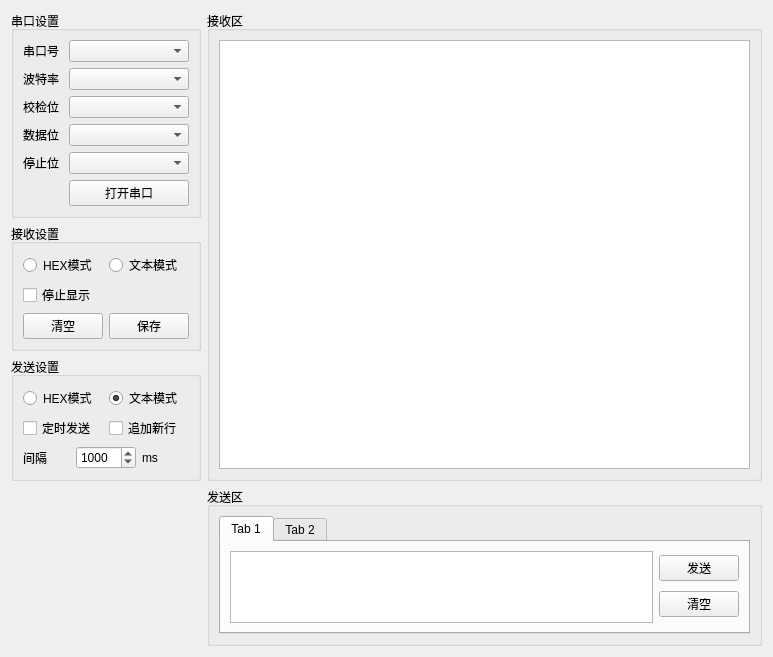
<?xml version="1.0" encoding="UTF-8"?>
<ui version="4.0">
 <class>serial_tool</class>
 <widget class="QWidget" name="serial_tool">
  <property name="geometry">
   <rect>
    <x>0</x>
    <y>0</y>
    <width>773</width>
    <height>597</height>
   </rect>
  </property>
  <property name="windowTitle">
   <string>Form</string>
  </property>
  <property name="locale">
   <locale language="Chinese" country="China"/>
  </property>
  <layout class="QFormLayout" name="formLayout">
   <item row="0" column="0">
    <layout class="QVBoxLayout" name="verticalLayout_6">
     <item>
      <widget class="QGroupBox" name="groupBox_2">
       <property name="title">
        <string>串口设置</string>
       </property>
       <layout class="QVBoxLayout" name="verticalLayout_4">
        <item>
         <layout class="QFormLayout" name="formLayout_3">
          <item row="0" column="0">
           <widget class="QLabel" name="label">
            <property name="font">
             <font>
              <kerning>true</kerning>
             </font>
            </property>
            <property name="text">
             <string>串口号</string>
            </property>
           </widget>
          </item>
          <item row="0" column="1">
           <widget class="QComboBox" name="comBox"/>
          </item>
          <item row="1" column="0">
           <widget class="QLabel" name="label_2">
            <property name="font">
             <font>
              <kerning>true</kerning>
             </font>
            </property>
            <property name="text">
             <string>波特率</string>
            </property>
           </widget>
          </item>
          <item row="1" column="1">
           <widget class="QComboBox" name="baudBox"/>
          </item>
          <item row="2" column="0">
           <widget class="QLabel" name="label_3">
            <property name="font">
             <font>
              <kerning>true</kerning>
             </font>
            </property>
            <property name="text">
             <string>校检位</string>
            </property>
           </widget>
          </item>
          <item row="2" column="1">
           <widget class="QComboBox" name="xcheckBox"/>
          </item>
          <item row="3" column="0">
           <widget class="QLabel" name="label_4">
            <property name="font">
             <font>
              <kerning>true</kerning>
             </font>
            </property>
            <property name="text">
             <string>数据位</string>
            </property>
           </widget>
          </item>
          <item row="3" column="1">
           <widget class="QComboBox" name="dataBox"/>
          </item>
          <item row="4" column="0">
           <widget class="QLabel" name="label_5">
            <property name="font">
             <font>
              <kerning>true</kerning>
             </font>
            </property>
            <property name="text">
             <string>停止位</string>
            </property>
           </widget>
          </item>
          <item row="4" column="1">
           <widget class="QComboBox" name="stopBox"/>
          </item>
          <item row="5" column="0">
           <spacer name="horizontalSpacer">
            <property name="orientation">
             <enum>Qt::Horizontal</enum>
            </property>
            <property name="sizeHint" stdset="0">
             <size>
              <width>40</width>
              <height>20</height>
             </size>
            </property>
           </spacer>
          </item>
          <item row="5" column="1">
           <widget class="QPushButton" name="openButton">
            <property name="text">
             <string>打开串口</string>
            </property>
           </widget>
          </item>
         </layout>
        </item>
       </layout>
      </widget>
     </item>
     <item>
      <spacer name="verticalSpacer">
       <property name="orientation">
        <enum>Qt::Vertical</enum>
       </property>
       <property name="sizeHint" stdset="0">
        <size>
         <width>20</width>
         <height>100</height>
        </size>
       </property>
      </spacer>
     </item>
     <item>
      <widget class="QGroupBox" name="groupBox">
       <property name="title">
        <string>接收设置</string>
       </property>
       <layout class="QVBoxLayout" name="verticalLayout_5">
        <item>
         <layout class="QFormLayout" name="formLayout_2">
          <item row="1" column="0">
           <widget class="QCheckBox" name="stop_show_checkBox">
            <property name="text">
             <string>停止显示</string>
            </property>
           </widget>
          </item>
          <item row="2" column="0">
           <widget class="QPushButton" name="rev_clear_Button">
            <property name="text">
             <string>清空</string>
            </property>
           </widget>
          </item>
          <item row="2" column="1">
           <widget class="QPushButton" name="save_Button">
            <property name="text">
             <string>保存</string>
            </property>
           </widget>
          </item>
          <item row="0" column="0">
           <widget class="QRadioButton" name="radio_rev_hex">
            <property name="text">
             <string>HEX模式</string>
            </property>
           </widget>
          </item>
          <item row="0" column="1">
           <widget class="QRadioButton" name="radio_rev_text">
            <property name="text">
             <string>文本模式</string>
            </property>
           </widget>
          </item>
         </layout>
        </item>
       </layout>
      </widget>
     </item>
     <item>
      <spacer name="verticalSpacer_3">
       <property name="orientation">
        <enum>Qt::Vertical</enum>
       </property>
       <property name="sizeHint" stdset="0">
        <size>
         <width>20</width>
         <height>100</height>
        </size>
       </property>
      </spacer>
     </item>
     <item>
      <spacer name="verticalSpacer_2">
       <property name="orientation">
        <enum>Qt::Vertical</enum>
       </property>
       <property name="sizeHint" stdset="0">
        <size>
         <width>20</width>
         <height>100</height>
        </size>
       </property>
      </spacer>
     </item>
     <item>
      <widget class="QGroupBox" name="groupBox_3">
       <property name="title">
        <string>发送设置</string>
       </property>
       <layout class="QVBoxLayout" name="verticalLayout_7">
        <item>
         <layout class="QVBoxLayout" name="verticalLayout_8">
          <item>
           <layout class="QHBoxLayout" name="horizontalLayout_18">
            <item>
             <widget class="QRadioButton" name="radio_send_hex">
              <property name="text">
               <string>HEX模式</string>
              </property>
             </widget>
            </item>
            <item>
             <widget class="QRadioButton" name="radio_send_text">
              <property name="text">
               <string>文本模式</string>
              </property>
              <property name="checked">
               <bool>true</bool>
              </property>
              <property name="autoRepeat">
               <bool>false</bool>
              </property>
             </widget>
            </item>
           </layout>
          </item>
          <item>
           <layout class="QHBoxLayout" name="horizontalLayout_10">
            <item>
             <widget class="QCheckBox" name="chb_timer_send">
              <property name="text">
               <string>定时发送</string>
              </property>
             </widget>
            </item>
            <item>
             <widget class="QCheckBox" name="qcheckBox_newline">
              <property name="text">
               <string>追加新行</string>
              </property>
             </widget>
            </item>
           </layout>
          </item>
          <item>
           <layout class="QHBoxLayout" name="horizontalLayout_19">
            <item>
             <widget class="QLabel" name="label_14">
              <property name="text">
               <string>间隔</string>
              </property>
             </widget>
            </item>
            <item>
             <widget class="QSpinBox" name="sb_timer_send">
              <property name="minimumSize">
               <size>
                <width>60</width>
                <height>0</height>
               </size>
              </property>
              <property name="minimum">
               <number>100</number>
              </property>
              <property name="maximum">
               <number>2000</number>
              </property>
              <property name="singleStep">
               <number>10</number>
              </property>
              <property name="value">
               <number>1000</number>
              </property>
             </widget>
            </item>
            <item>
             <widget class="QLabel" name="label_12">
              <property name="text">
               <string>ms</string>
              </property>
             </widget>
            </item>
           </layout>
          </item>
         </layout>
        </item>
       </layout>
      </widget>
     </item>
    </layout>
   </item>
   <item row="0" column="1">
    <widget class="QGroupBox" name="groupBox_4">
     <property name="title">
      <string>接收区</string>
     </property>
     <layout class="QVBoxLayout" name="verticalLayout_2">
      <item>
       <widget class="QTextEdit" name="Rev_textBrowser"/>
      </item>
     </layout>
    </widget>
   </item>
   <item row="1" column="1">
    <widget class="QGroupBox" name="groupBox_5">
     <property name="title">
      <string>发送区</string>
     </property>
     <layout class="QVBoxLayout" name="verticalLayout_10">
      <item>
       <widget class="QTabWidget" name="tabWidget">
        <property name="currentIndex">
         <number>0</number>
        </property>
        <widget class="QWidget" name="tab">
         <attribute name="title">
          <string>Tab 1</string>
         </attribute>
         <layout class="QVBoxLayout" name="verticalLayout_3">
          <item>
           <layout class="QHBoxLayout" name="horizontalLayout">
            <item>
             <widget class="QTextEdit" name="Send_textEdit"/>
            </item>
            <item>
             <layout class="QVBoxLayout" name="verticalLayout">
              <item>
               <widget class="QPushButton" name="sendButton">
                <property name="text">
                 <string>发送</string>
                </property>
               </widget>
              </item>
              <item>
               <widget class="QPushButton" name="clearButton">
                <property name="text">
                 <string>清空</string>
                </property>
               </widget>
              </item>
             </layout>
            </item>
           </layout>
          </item>
         </layout>
        </widget>
        <widget class="QWidget" name="tab_2">
         <attribute name="title">
          <string>Tab 2</string>
         </attribute>
        </widget>
       </widget>
      </item>
     </layout>
    </widget>
   </item>
  </layout>
 </widget>
 <resources/>
 <connections>
  <connection>
   <sender>openButton</sender>
   <signal>clicked()</signal>
   <receiver>serial_tool</receiver>
   <slot>but_manage()</slot>
   <hints>
    <hint type="sourcelabel">
     <x>87</x>
     <y>191</y>
    </hint>
    <hint type="destinationlabel">
     <x>176</x>
     <y>216</y>
    </hint>
   </hints>
  </connection>
  <connection>
   <sender>clearButton</sender>
   <signal>clicked()</signal>
   <receiver>serial_tool</receiver>
   <slot>but_manage()</slot>
   <hints>
    <hint type="sourcelabel">
     <x>482</x>
     <y>303</y>
    </hint>
    <hint type="destinationlabel">
     <x>513</x>
     <y>296</y>
    </hint>
   </hints>
  </connection>
  <connection>
   <sender>sendButton</sender>
   <signal>clicked()</signal>
   <receiver>serial_tool</receiver>
   <slot>but_manage()</slot>
   <hints>
    <hint type="sourcelabel">
     <x>474</x>
     <y>351</y>
    </hint>
    <hint type="destinationlabel">
     <x>514</x>
     <y>334</y>
    </hint>
   </hints>
  </connection>
 </connections>
 <slots>
  <slot>but_manage()</slot>
 </slots>
</ui>
